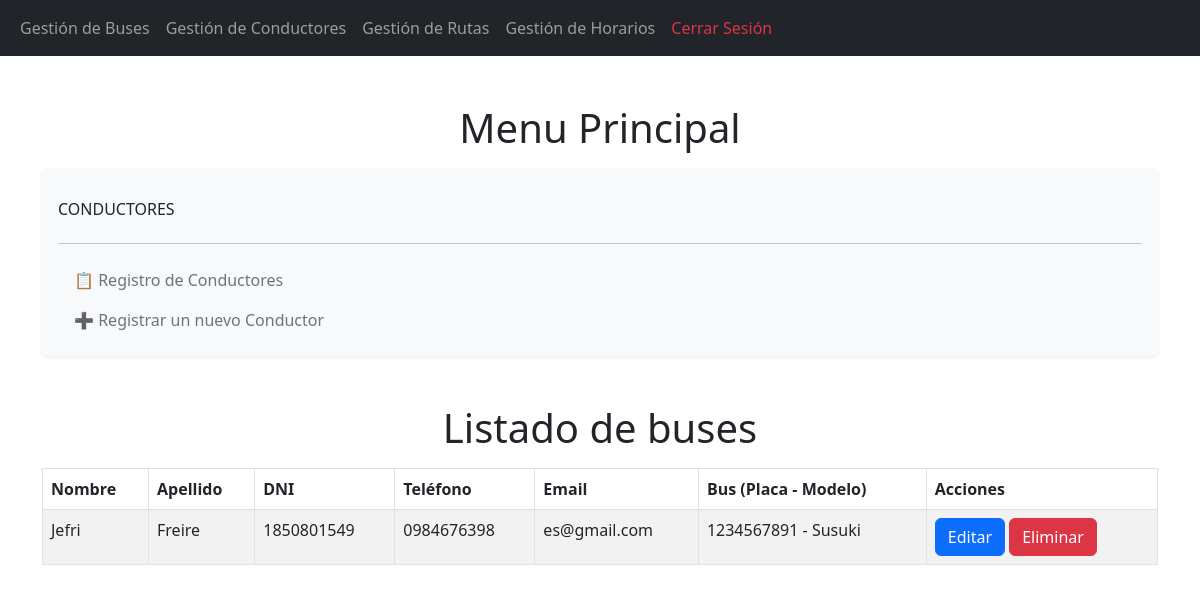
The page /listadoConductores/ on the database its author committed.
### Aplicaciones/ventapasajes/models.py (models this page shows, shortened)
class Conductor(models.Model):
    id = models.AutoField(primary_key=True)
    nombre = models.CharField(max_length=100)
    apellido = models.CharField(max_length=100)
    dni = models.CharField(max_length=10, unique=True)   # Documento de identidad único
    telefono = models.CharField(max_length=15)
    email = models.EmailField(unique=True)
    bus = models.OneToOneField(Bus, on_delete=models.CASCADE)  # Relación uno a uno con Bus

class Bus(models.Model):
    id = models.AutoField(primary_key=True)
    placa = models.CharField(max_length=10, unique=True)  # Placa única
    modelo = models.CharField(max_length=50)             # Modelo del bus
    capacidad = models.PositiveIntegerField()            # Capacidad máxima de pasajeros

### Aplicaciones/ventapasajes/views.py (the view)
# urls.py: path('listadoConductores/', views.listadoConductores, name='listadoConductores'),
def listadoConductores(request):
    conductores = Conductor.objects.all()  # Recupera los datos de los buses
    return render(request, 'listadoConductores.html', {'conductores': conductores})

### Aplicaciones/ventapasajes/templates/listadoConductores.html (shortened to what this page needs)
{% extends "./plantillaAdministrador.html" %}
{% block contenidoAdministrador %}
<!DOCTYPE html>
    <html lang="en">
    <head>
        <link href="https://cdn.jsdelivr.net/npm/bootstrap@5.3.3/dist/css/bootstrap.min.css" rel="stylesheet">
        <link href="https://cdn.jsdelivr.net/npm/bootstrap@5.3.0/dist/css/bootstrap.min.css" rel="stylesheet">
        <link rel="stylesheet" href="https://cdnjs.cloudflare.com/ajax/libs/izitoast/1.4.0/css/iziToast.css" />
    </head>
    <body>
        <div class="container mt-5">
            <div class="row">
                <h1 class="text-center mb-3">Menu Principal</h1>
            </div>
            <div class="row">
                <div class="col-md-12">
                    <nav class="nav flex-column bg-light p-3 shadow-sm rounded">
                        <h6 class="mt-3">CONDUCTORES</h6>
                        <hr>
                        <a href="{% url 'listadoConductores' %}" class="nav-link text-secondary">📋 Registro de Conductores</a>
                        <a href="{% url 'nuevoConductor' %}" class="nav-link text-secondary">➕ Registrar un nuevo Conductor</a>
            </div>
        </div>
        <br>
        <br>
        <div class="row">
            <h1 class="text-center mb-3">Listado de buses</h1>
        </div>
        <table class="table table-bordered table-striped table-hover">
            <thead>
                <tr>
                    <th>Nombre</th>
                    <th>Apellido</th>
                    <th>DNI</th>
                    <th>Teléfono</th>
                    <th>Email</th>
                    <th>Bus (Placa - Modelo)</th>
                    <th>Acciones</th>
                </tr>
            </thead>
            <tbody>
                {% for conductor in conductores %}
                <tr>
                    <td>{{ conductor.nombre }}</td>
                    <td>{{ conductor.apellido }}</td>
                    <td>{{ conductor.dni }}</td>
                    <td>{{ conductor.telefono }}</td>
                    <td>{{ conductor.email }}</td>
                    <td>{{ conductor.bus.placa }} - {{ conductor.bus.modelo }}</td>
                    <td>
                        <a href="/editarConductor/{{ conductor.id }}" class="btn btn-primary">Editar</a>
                        <a onclick="return confirm('¿Está seguro de eliminar el registro?');" href="/eliminarConductor/{{ conductor.id }}" class="btn btn-danger">Eliminar</a>
                    </td>
                </tr>
                {% endfor %}
            </tbody>
        </table>
    </div>
</body>
</html>
{% endblock %}

### rows shown on the page
Conductor: nombre "Jefri", apellido "Freire", dni "1850801549", telefono "0984676398", email "es@gmail.com", bus.placa "1234567891", bus.modelo "Susuki"
